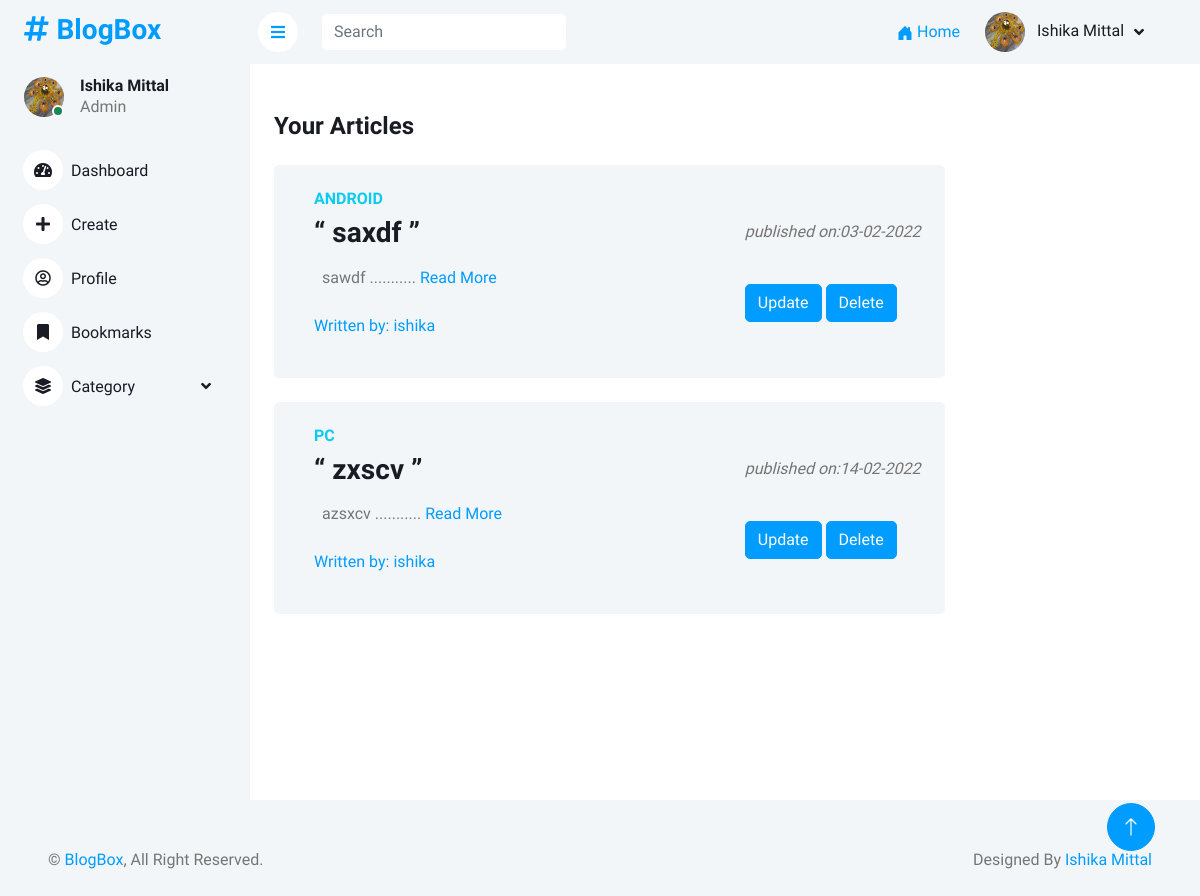
The app's page /dashboard/ (signed in) with its own data.
### users/models.py (models this page shows, shortened)
class Profile(models.Model):
    user = models.OneToOneField(User, on_delete=models.CASCADE)
    img = models.ImageField(default='default.jpg', upload_to='profile_pic')

### Blog/models.py (models this page shows, shortened)
class Blog(models.Model):
    author = models.ForeignKey("auth.User",
        on_delete = models.CASCADE,
        verbose_name = "written by ")
    category = models.CharField(max_length=30, choices=CATEGORY_CHOICES)
    image = models.ImageField(upload_to='blog_img')
    title = models.CharField(max_length=100)
    content = models.TextField()
    date_posted = models.DateTimeField(default=now)
    views = models.IntegerField(default=0)

### dashboard/views.py (the view)
# urls.py: path('dashboard/', dash_views.dashboard, name='dashboard'),
@login_required
def dashboard(request):
    user = request.user
    posts = Blog.objects.filter(author=user)
    data = {}
    data['user'] = user
    data['posts'] = posts
    return render(request, "dashboard.html", data)

### dashboard/templates/dashboard/dashboard.html (shortened to what this page needs)
{% extends 'base_dash.html' %}
{% block body_block %}
<div class="row px-4 pt-5">
<h4 class="mb-0">Your Articles
</h4></div>
    {% for post in posts %}
    <div class="container-fluid pt-4 px-4">
        <div class="row g-4">
            <div class="col-sm-12 col-xl-9">
                <div class="bg-light rounded d-flex align-items-center justify-content-between p-4">
                    <div class="ms-3">
                        <h6 class=" blog-category text-info text-uppercase">{{ post.category}}</h6>
                        <h3 class="blog-title"> “ {{post.title}} ” </h3>
                        <p class=" blog-description p-2"> {{ post.content|slice:":150"|safe }}
                            ...........<a href="/article/{{ post.id }}"> Read More </a>
                        </p>
                        <p class="blog-author"><a href="#">Written by: {{ post.author }}</a>
                        </p>
                    </div>
                    <div class=" pull-right">
                        <p class=""><i>published on:{{ post.date_posted|date:"d-m-Y" }}</i> </p>
                        {% if post.author == user %}
                        <div>
                            <br>
                            <a href="/update/{{ post.id }}" class="btn btn-primary">Update</a>
                            <a href="/delete/{{ post.id }}" class="btn btn-primary">Delete</a>
                        </div>
                        {% endif %}
                    </div>
                    </div>
                </div>
            </div>
        </div>
    </div>
    {% endfor %}
    {% endblock %}

### dashboard/templates/dashboard/base_dash.html (shortened to what this page needs)
<!DOCTYPE html>
<html lang="en">
{% load static %}
<head>
  <link href="https://cdnjs.cloudflare.com/ajax/libs/font-awesome/5.10.0/css/all.min.css" rel="stylesheet" />
  <link href="https://cdn.jsdelivr.net/npm/bootstrap-icons@1.4.1/font/bootstrap-icons.css" rel="stylesheet" />
  <link href="{% static 'lib/owlcarousel/assets/owl.carousel.min.css' %}" rel="stylesheet" />
  <link href="{% static 'lib/tempusdominus/css/tempusdominus-bootstrap-4.min.css' %}" rel="stylesheet" />
  <link href="{% static 'css/bootstrap.min.css' %}" rel="stylesheet" />
  <link href="{% static 'css/style.css' %}" rel="stylesheet" />
</head>
<body>
  <div class="container-xxl position-relative bg-white d-flex p-0">
    <div class="sidebar pe-4 pb-3">
      <nav class="navbar bg-light navbar-light">
        <a href="/" class="navbar-brand mx-4 mb-3">
          <h3 class="text-primary">
            <i class="fa fa-hashtag me-2"></i>BlogBox
          </h3>
        </a>
        <div class="d-flex align-items-center ms-4 mb-4">
          <div class="position-relative">
            <img class="rounded-circle" src="{{ user.profile.img.url }}" alt="" style="width: 40px; height: 40px" />
            <div class="bg-success rounded-circle border border-2 border-white position-absolute end-0 bottom-0 p-1">
            </div>
          </div>
          <div class="ms-3">
            <h6 class="mb-0">
              {{user.first_name | title}} {{user.last_name | title}}
            </h6>
            <span>Admin</span>
          </div>
        </div>
        <div class="navbar-nav w-100">
          <a href="/dashboard/" class="nav-item nav-link "><i class="fa fa-tachometer-alt me-2"></i>Dashboard</a>
          <a href="/addpost/" class="nav-item nav-link"><i class="fas fa-plus me-2"></i>Create</a>
          <a href="/profile/" class="nav-item nav-link"><i class="far fa-user-circle me-2"></i>Profile</a>
          <a href="#" class="nav-item nav-link"><i class="fas fa-bookmark me-2"></i>Bookmarks</a>
          <div class="nav-item dropdown">
            <a href="#" class="nav-link dropdown-toggle" data-bs-toggle="dropdown"><i
                class="fas fa-layer-group me-2"></i>Category</a>
          </div>
        </div>
    </div>
  </div>
  <div class="content">
    <nav class="navbar navbar-expand bg-light navbar-light align-items-center sticky-top px-2 py-0">
      <a href="#" class="sidebar-toggler flex-shrink-0">
        <i class="fa fa-bars"></i>
      </a>
      <form class="d-none d-md-flex ms-4">
        <input class="form-control border-0" type="search" placeholder="Search" />
      </form>
      <div class="navbar-nav align-items-center ms-auto px-5">
        <div class="nav-item dropdown">
          <a href="{% url 'blog-home' %}">
            <span class="d-none d-lg-inline-flex">Home</span>
          </a>
        </div>
        <div class="nav-item dropdown">
          <a href="#" class="nav-link dropdown-toggle" data-bs-toggle="dropdown">
            <img class="rounded-circle me-lg-2" src="{{ user.profile.img.url }}" alt=""
              style="width: 40px; height: 40px" />
            <span class="d-none d-lg-inline-flex">{{user.first_name | title}} {{user.last_name | title}}</span>
          </a>
        </div>
      </div>
    </nav>
<div>
    {% block body_block %} {% endblock %}
    <div class="container-fluid pt-4 px-4">
        <div class="bg-light rounded-top p-4">
          <div class="row">
            <div class="col-12 col-sm-6 text-center text-sm-start">
              &copy; <a href="#">BlogBox</a>, All Right Reserved.
            </div>
            <div class="col-12 col-sm-6 text-center text-sm-end">
              Designed By
              <a href="https://github.com/ishikaamittal">Ishika Mittal</a>
            </div>
          </div>
        </div>
      </div>
    <a href="#" class="btn btn-lg btn-primary btn-lg-square back-to-top"><i class="bi bi-arrow-up"></i></a>
  </body>
  </html>

### static/css/style.css (style rules this page uses)
:root { --primary: #009CFF; --light: #F3F6F9; --dark: #191C24; }
.back-to-top { position: fixed; display: none; right: 45px; bottom: 45px; z-index: 99; }
.btn { transition: .5s; }
.btn.btn-primary { color: #FFFFFF; }
.btn-lg-square { width: 48px; height: 48px; }
.btn-square, .btn-sm-square, .btn-lg-square { padding: 0; display: inline-flex; align-items: center; justify-content: center; font-weight: normal; border-radius: 50px; }
.sidebar { position: fixed; top: 0; left: 0; bottom: 0; width: 250px; height: 100vh; overflow-y: auto; background: var(--light); transition: 0.5s; z-index: 999; }
.content { margin-left: 250px; min-height: 100vh; background: #FFFFFF; transition: 0.5s; }
@media (min-width: 992px) { .sidebar { margin-left: 0; } }
@media (min-width: 992px) { .content { width: calc(100% - 250px); } }
.sidebar .navbar .navbar-nav .nav-link { padding: 7px 20px; color: var(--dark); font-weight: 500; border-left: 3px solid var(--light); border-radius: 0 30px 30px 0; outline: none; }
.sidebar .navbar .navbar-nav .nav-link i { width: 40px; height: 40px; display: inline-flex; align-items: center; justify-content: center; background: #FFFFFF; border-radius: 40px; }
.sidebar .navbar .dropdown-toggle::after { position: absolute; top: 15px; right: 15px; border: none; content: "\f107"; font-family: "Font Awesome 5 Free"; font-weight: 900; transition: .5s; }
.content .navbar .navbar-nav .nav-link { margin-left: 25px; padding: 12px 0; color: var(--dark); outline: none; }
.content .navbar .sidebar-toggler, .content .navbar .navbar-nav .nav-link i { width: 40px; height: 40px; display: inline-flex; align-items: center; justify-content: center; background: #FFFFFF; border-radius: 40px; }
.content .navbar .dropdown-toggle::after { margin-left: 6px; vertical-align: middle; border: none; content: "\f107"; font-family: "Font Awesome 5 Free"; font-weight: 900; transition: .5s; }

### records on screen
Blog: category "ANDROID", title "saxdf", content "sawdf", author "ishika", date_posted "03-02-2022"
Blog: category "PC", title "zxscv", content "azsxcv", author "ishika", date_posted "14-02-2022"

### other values on screen
{{ user.first_name | title }} "Ishika"
{{ user.last_name | title }} "Mittal"
